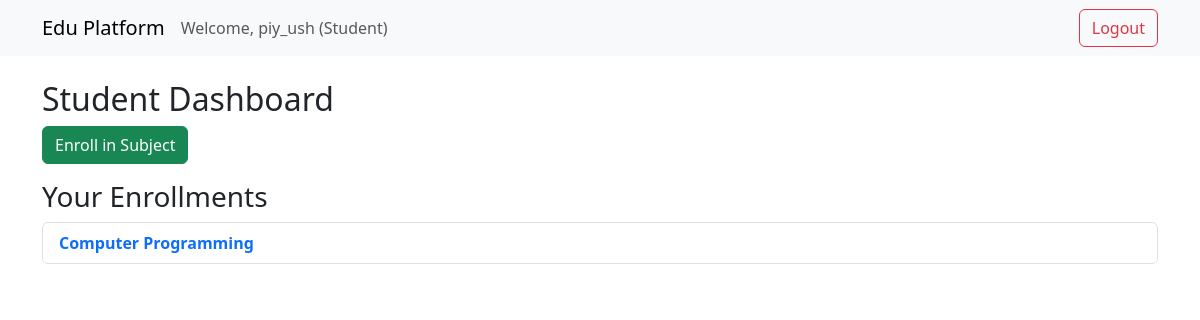
/student-dashboard/ (signed in), run on the app's committed database.
### core/models.py (models this page shows, shortened)
class User(AbstractUser):
    ROLE_CHOICES = [
        ('teacher', 'Teacher'),
        ('student', 'Student'),
    ]
    role = models.CharField(max_length=10, choices=ROLE_CHOICES, default='student')
    email = models.EmailField(unique=True)

class Enrollment(models.Model):
    subject = models.ForeignKey(Subject, on_delete=models.CASCADE)
    student = models.ForeignKey(User, on_delete=models.CASCADE, limit_choices_to={'role': 'student'})
    enrolled_at = models.DateTimeField(auto_now_add=True)
    class Meta:
        unique_together = ('subject', 'student')

class Subject(models.Model):
    name = models.CharField(max_length=100)
    code = models.CharField(max_length=6, unique=True, blank=True)
    teacher = models.ForeignKey(User, on_delete=models.CASCADE, limit_choices_to={'role': 'teacher'})
    created_at = models.DateTimeField(auto_now_add=True)

### core/views.py (the view)
# urls.py: path('student-dashboard/', views.student_dashboard, name='student_dashboard'),
@login_required
def student_dashboard(request):
    enrollments = Enrollment.objects.filter(student=request.user).select_related('subject')
    available_assignments = Assignment.objects.filter(
        subject__in=enrollments.values('subject'),
        due_date__gt=timezone.now(),  # Fixed: Use timezone.now()
    ).select_related('subject').prefetch_related('questions')
    for ass in available_assignments:
        questions = getattr(ass, 'questions', None)
        if questions and questions.exists():
            first_q = questions.first()
            ass.display_question = f"{first_q.question[:50]}..." if first_q.question else "No question"
            ass.display_hint = first_q.hint or ""
        else:
            ass.display_question = "No question available"
            ass.display_hint = ""
    submissions = Submission.objects.filter(student=request.user)
    return render(request, 'core/student_dashboard.html', {
        'enrollments': enrollments,
        'available_assignments': available_assignments,
        'submissions': submissions,
    })

### templates/core/student_dashboard.html
{% extends 'core/base.html' %} {% block content %}
<h2>Student Dashboard</h2>
<a href="{% url 'core:enroll_subject' %}" class="btn btn-success mb-3"
  >Enroll in Subject</a
>
<h3>Your Enrollments</h3>
<ul class="list-group mb-4">
  {% for enrollment in enrollments %}
  <li class="list-group-item">
    <a
      href="{% url 'core:subject_detail' enrollment.subject.id %}"
      class="text-decoration-none fw-bold"
    >
      {{ enrollment.subject.name }}
    </a>
  </li>
  {% empty %}
  <li class="list-group-item">You are not enrolled in any subjects yet.</li>
  {% endfor %}
</ul>
{% endblock %}

### templates/core/base.html (shortened to what this page needs)
<!DOCTYPE html>
<html lang="en">
  <head>
    <link
      href="https://cdn.jsdelivr.net/npm/bootstrap@5.3.0/dist/css/bootstrap.min.css"
      rel="stylesheet"
    />
    <link
      rel="stylesheet"
      href="{% load static %}{% static 'css/wallpaper.css' %}"
    />
  </head>
  <body>
    <nav class="navbar navbar-expand-lg navbar-light bg-light">
      <div class="container">
        <a
          class="navbar-brand"
          href="{% url 'core:home' %}
"
          >Edu Platform</a
        >
        {% if user.is_authenticated %}
        <span class="navbar-text"
          >Welcome, {{ user.username }} ({{ user.role|title }})</span
        >
        <a href="{% url 'core:logout' %}" class="btn btn-outline-danger ms-auto"
          >Logout</a
        >
        {% endif %}
      </div>
    </nav>
    <div class="container mt-4">
       {% block content %}{% endblock %}
    </div>
  </body>
</html>

### data on the page
User: username "piy_ush", role "Student"
Enrollment: subject.name "Computer Programming"
